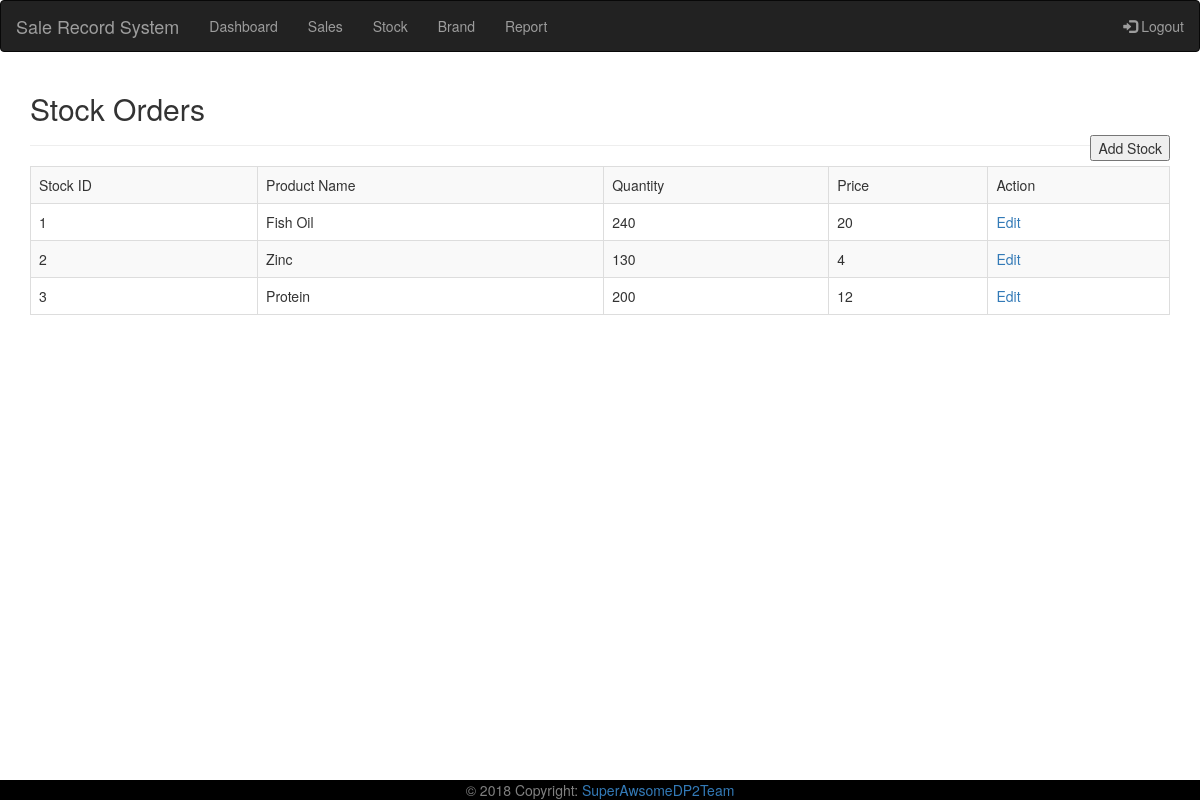
Before: /stock.php with the older database file.
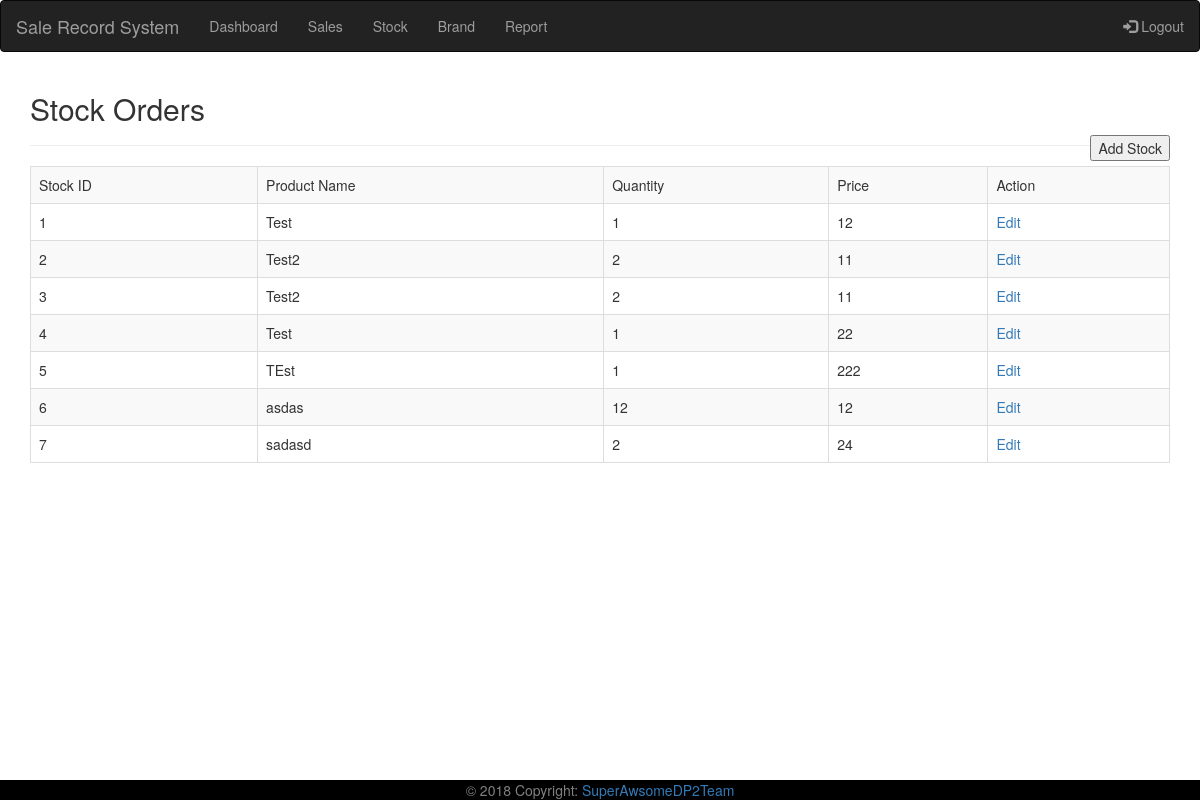
After: the same page with the newer database file.
### tables this page shows
CREATE TABLE `order_stock` (
  `orders_stock_id` int(11) NOT NULL,
  `product_name` varchar(255) NOT NULL,
  `quantity` varchar(255) NOT NULL,
  `price` varchar(255) NOT NULL,
  `total` varchar(255) NOT NULL,
  `orders_stock_status` enum('Pending','Processing','Completed') NOT NULL
);

### stock.php (the view, shortened to what this page needs)
<?php
require_once("action/dp_connect.php");
require_once("includes/header.php");
$sql = "SELECT * FROM `order_stock`";
$result = $connect->query($sql);
echo "<h2>Stock Orders</h2>";
echo "<input class=\"button_normal right_align_button\"  type=\"button\" value=\"Add Stock\" onclick=\"window.location.href='addstock.php'\">";
echo "<hr \>";
echo"<table border='1em' class='table table-bordered table-striped table-hover'>";
echo"
<tr>
  <td>Stock ID</td>
  <td>Product Name</td>
  <td>Quantity</td>
  <td>Price</td>
  <td>Action</td>
</tr>";
while($row = $result->fetch_assoc())
{
    echo"
    <tr>
        <td>".$row["orders_stock_id"]."</td>
        <td>".$row["product_name"]."</td>
        <td>".$row["quantity"]."</td>
        <td>".$row["price"]."</td>
        <td><a href='editstock.php?id=".$row["orders_stock_id"]."' target = '_blank'/a>Edit</td>
    </tr>";
}
echo"</table>";
?>
<?php
require_once("includes/footer.php"); ?>

Changed rows visible on the page:
changed order_stock id 1: product_name "Fish Oil" → "Test"; quantity "240" → "1"; price "20" → "12"
changed order_stock id 2: product_name "Zinc" → "Test2"; quantity "130" → "2"; price "4" → "11"
changed order_stock id 3: product_name "Protein" → "Test2"; quantity "200" → "2"; price "12" → "11"
added order_stock: orders_stock_id "4", product_name "Test", quantity "1", price "22"
added order_stock: orders_stock_id "5", product_name "TEst", quantity "1", price "222"
added order_stock: orders_stock_id "6", product_name "asdas", quantity "12", price "12"
added order_stock: orders_stock_id "7", product_name "sadasd", quantity "2", price "24"
